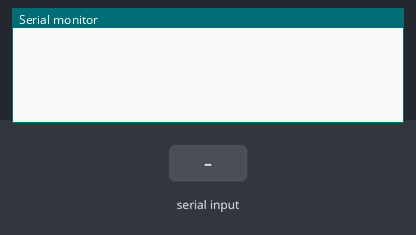
The sketch below on a simulated Arduino Uno, built with avr-gcc and run on an emulated ATmega328P. Shown: the last lines printed to the serial monitor. The inputs (shaded band) are chosen by the test bench.

Above: at 1.7 s.
1.8 s: "90,45\n" received over Serial
At 3.0 s:
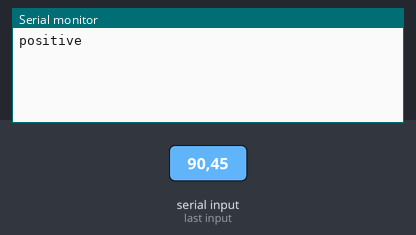
3.3 s: "0\n" received over Serial
At 4.2 s:
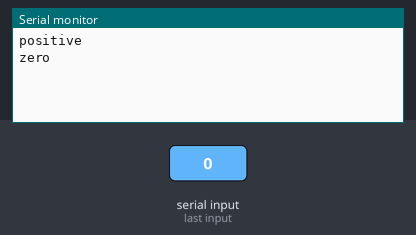

Measured:
- after the input at 1.8 s, the serial monitor: prints a new line at once (image 1)
- after the input at 3.3 s, the serial monitor: prints a new line at once (image 2)

The sketch:

arm_controller.ino
```cpp
void setup() {
  Serial.begin(9600);
  delay(500);
}

void loop() {
  if (Serial.available()) {
    String data = Serial.readStringUntil('\n');
    int n = data.toInt();
    if (n > 0) {
      Serial.println("positive");
    }
    else if (n == 0) {
      Serial.println("zero");
    }
    else {
      Serial.println("negative");
    }
  }
}
```
